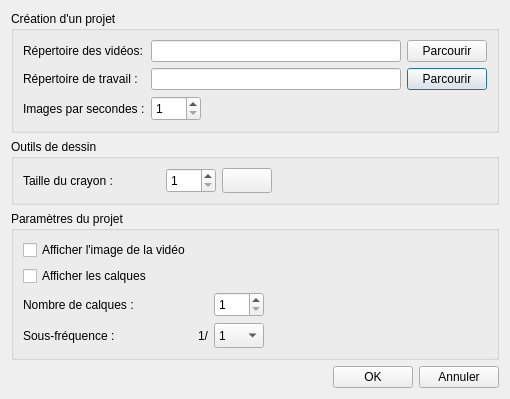
<?xml version="1.0" encoding="UTF-8"?>
<ui version="4.0">
 <class>SettingsDialog</class>
 <widget class="QDialog" name="SettingsDialog">
  <property name="geometry">
   <rect>
    <x>0</x>
    <y>0</y>
    <width>527</width>
    <height>401</height>
   </rect>
  </property>
  <property name="sizePolicy">
   <sizepolicy hsizetype="Fixed" vsizetype="Fixed">
    <horstretch>0</horstretch>
    <verstretch>0</verstretch>
   </sizepolicy>
  </property>
  <property name="windowTitle">
   <string>Préférences</string>
  </property>
  <layout class="QVBoxLayout" name="verticalLayout">
   <property name="sizeConstraint">
    <enum>QLayout::SetFixedSize</enum>
   </property>
   <item>
    <widget class="QGroupBox" name="groupBox">
     <property name="title">
      <string>Création d'un projet</string>
     </property>
     <layout class="QGridLayout" name="gridLayout">
      <item row="1" column="3">
       <widget class="QPushButton" name="workspaceBrowse">
        <property name="text">
         <string>Parcourir</string>
        </property>
       </widget>
      </item>
      <item row="0" column="0">
       <widget class="QLabel" name="label">
        <property name="text">
         <string>Répertoire des vidéos:</string>
        </property>
       </widget>
      </item>
      <item row="3" column="0">
       <widget class="QLabel" name="label_3">
        <property name="text">
         <string>Images par secondes :</string>
        </property>
       </widget>
      </item>
      <item row="0" column="3">
       <widget class="QPushButton" name="videoBrowse">
        <property name="text">
         <string>Parcourir</string>
        </property>
       </widget>
      </item>
      <item row="3" column="2">
       <widget class="QSpinBox" name="framerate">
        <property name="sizePolicy">
         <sizepolicy hsizetype="Fixed" vsizetype="Fixed">
          <horstretch>0</horstretch>
          <verstretch>0</verstretch>
         </sizepolicy>
        </property>
        <property name="minimumSize">
         <size>
          <width>50</width>
          <height>25</height>
         </size>
        </property>
        <property name="maximumSize">
         <size>
          <width>50</width>
          <height>50</height>
         </size>
        </property>
        <property name="minimum">
         <number>1</number>
        </property>
        <property name="maximum">
         <number>30</number>
        </property>
       </widget>
      </item>
      <item row="1" column="2">
       <widget class="QLineEdit" name="workspacePath">
        <property name="maximumSize">
         <size>
          <width>250</width>
          <height>16777215</height>
         </size>
        </property>
       </widget>
      </item>
      <item row="0" column="2">
       <widget class="QLineEdit" name="videoPath">
        <property name="minimumSize">
         <size>
          <width>250</width>
          <height>0</height>
         </size>
        </property>
       </widget>
      </item>
      <item row="1" column="0">
       <widget class="QLabel" name="label_2">
        <property name="text">
         <string>Répertoire de travail :</string>
        </property>
       </widget>
      </item>
     </layout>
     <zorder>label</zorder>
     <zorder>videoBrowse</zorder>
     <zorder>label_2</zorder>
     <zorder>workspaceBrowse</zorder>
     <zorder>label_3</zorder>
     <zorder>workspacePath</zorder>
     <zorder>videoPath</zorder>
     <zorder>framerate</zorder>
    </widget>
   </item>
   <item>
    <widget class="QGroupBox" name="groupBox_2">
     <property name="title">
      <string>Outils de dessin</string>
     </property>
     <layout class="QGridLayout" name="gridLayout_2">
      <item row="0" column="0">
       <widget class="QLabel" name="label_4">
        <property name="sizePolicy">
         <sizepolicy hsizetype="Minimum" vsizetype="Preferred">
          <horstretch>0</horstretch>
          <verstretch>0</verstretch>
         </sizepolicy>
        </property>
        <property name="minimumSize">
         <size>
          <width>137</width>
          <height>0</height>
         </size>
        </property>
        <property name="text">
         <string>Taille du crayon :</string>
        </property>
       </widget>
      </item>
      <item row="0" column="2">
       <widget class="QPushButton" name="buttonColor">
        <property name="sizePolicy">
         <sizepolicy hsizetype="Minimum" vsizetype="Fixed">
          <horstretch>0</horstretch>
          <verstretch>0</verstretch>
         </sizepolicy>
        </property>
        <property name="minimumSize">
         <size>
          <width>50</width>
          <height>25</height>
         </size>
        </property>
        <property name="maximumSize">
         <size>
          <width>50</width>
          <height>50</height>
         </size>
        </property>
        <property name="text">
         <string/>
        </property>
       </widget>
      </item>
      <item row="0" column="1">
       <widget class="QSpinBox" name="penSize">
        <property name="sizePolicy">
         <sizepolicy hsizetype="Minimum" vsizetype="Fixed">
          <horstretch>0</horstretch>
          <verstretch>0</verstretch>
         </sizepolicy>
        </property>
        <property name="minimumSize">
         <size>
          <width>50</width>
          <height>25</height>
         </size>
        </property>
        <property name="maximumSize">
         <size>
          <width>50</width>
          <height>50</height>
         </size>
        </property>
        <property name="minimum">
         <number>1</number>
        </property>
        <property name="maximum">
         <number>100</number>
        </property>
       </widget>
      </item>
      <item row="0" column="3">
       <spacer name="horizontalSpacer">
        <property name="orientation">
         <enum>Qt::Horizontal</enum>
        </property>
        <property name="sizeHint" stdset="0">
         <size>
          <width>40</width>
          <height>20</height>
         </size>
        </property>
       </spacer>
      </item>
     </layout>
    </widget>
   </item>
   <item>
    <widget class="QGroupBox" name="groupBox_3">
     <property name="title">
      <string>Paramètres du projet</string>
     </property>
     <layout class="QGridLayout" name="gridLayout_3">
      <item row="1" column="0">
       <widget class="QCheckBox" name="displayVid">
        <property name="text">
         <string>Afficher l'image de la vidéo</string>
        </property>
       </widget>
      </item>
      <item row="2" column="0">
       <widget class="QCheckBox" name="displayCalque">
        <property name="text">
         <string>Afficher les calques</string>
        </property>
       </widget>
      </item>
      <item row="4" column="2">
       <widget class="QSpinBox" name="nbCalque">
        <property name="sizePolicy">
         <sizepolicy hsizetype="Fixed" vsizetype="Fixed">
          <horstretch>0</horstretch>
          <verstretch>0</verstretch>
         </sizepolicy>
        </property>
        <property name="minimumSize">
         <size>
          <width>50</width>
          <height>25</height>
         </size>
        </property>
        <property name="maximumSize">
         <size>
          <width>50</width>
          <height>50</height>
         </size>
        </property>
        <property name="minimum">
         <number>1</number>
        </property>
        <property name="maximum">
         <number>5</number>
        </property>
       </widget>
      </item>
      <item row="6" column="1">
       <widget class="QLabel" name="label_7">
        <property name="text">
         <string>1/</string>
        </property>
        <property name="alignment">
         <set>Qt::AlignRight|Qt::AlignTrailing|Qt::AlignVCenter</set>
        </property>
       </widget>
      </item>
      <item row="4" column="0">
       <widget class="QLabel" name="label_5">
        <property name="text">
         <string>Nombre de calques :</string>
        </property>
       </widget>
      </item>
      <item row="6" column="2">
       <widget class="QComboBox" name="subFreq">
        <property name="sizePolicy">
         <sizepolicy hsizetype="Fixed" vsizetype="Fixed">
          <horstretch>0</horstretch>
          <verstretch>0</verstretch>
         </sizepolicy>
        </property>
        <property name="minimumSize">
         <size>
          <width>50</width>
          <height>25</height>
         </size>
        </property>
        <property name="maximumSize">
         <size>
          <width>50</width>
          <height>50</height>
         </size>
        </property>
        <item>
         <property name="text">
          <string>1</string>
         </property>
        </item>
        <item>
         <property name="text">
          <string>2</string>
         </property>
        </item>
        <item>
         <property name="text">
          <string>3</string>
         </property>
        </item>
        <item>
         <property name="text">
          <string>4</string>
         </property>
        </item>
        <item>
         <property name="text">
          <string>8</string>
         </property>
        </item>
        <item>
         <property name="text">
          <string>New Item</string>
         </property>
        </item>
       </widget>
      </item>
      <item row="6" column="0">
       <widget class="QLabel" name="label_6">
        <property name="text">
         <string>Sous-fréquence :</string>
        </property>
       </widget>
      </item>
      <item row="1" column="2">
       <spacer name="horizontalSpacer_3">
        <property name="orientation">
         <enum>Qt::Horizontal</enum>
        </property>
        <property name="sizeHint" stdset="0">
         <size>
          <width>40</width>
          <height>20</height>
         </size>
        </property>
       </spacer>
      </item>
     </layout>
    </widget>
   </item>
   <item>
    <layout class="QHBoxLayout" name="horizontalLayout">
     <item>
      <spacer name="horizontalSpacer_2">
       <property name="orientation">
        <enum>Qt::Horizontal</enum>
       </property>
       <property name="sizeHint" stdset="0">
        <size>
         <width>40</width>
         <height>20</height>
        </size>
       </property>
      </spacer>
     </item>
     <item>
      <widget class="QPushButton" name="buttonOk">
       <property name="text">
        <string>OK</string>
       </property>
      </widget>
     </item>
     <item>
      <widget class="QPushButton" name="pushButton_2">
       <property name="text">
        <string>Annuler</string>
       </property>
      </widget>
     </item>
    </layout>
   </item>
  </layout>
 </widget>
 <resources/>
 <connections>
  <connection>
   <sender>pushButton_2</sender>
   <signal>clicked()</signal>
   <receiver>SettingsDialog</receiver>
   <slot>reject()</slot>
   <hints>
    <hint type="sourcelabel">
     <x>386</x>
     <y>376</y>
    </hint>
    <hint type="destinationlabel">
     <x>219</x>
     <y>199</y>
    </hint>
   </hints>
  </connection>
 </connections>
</ui>
